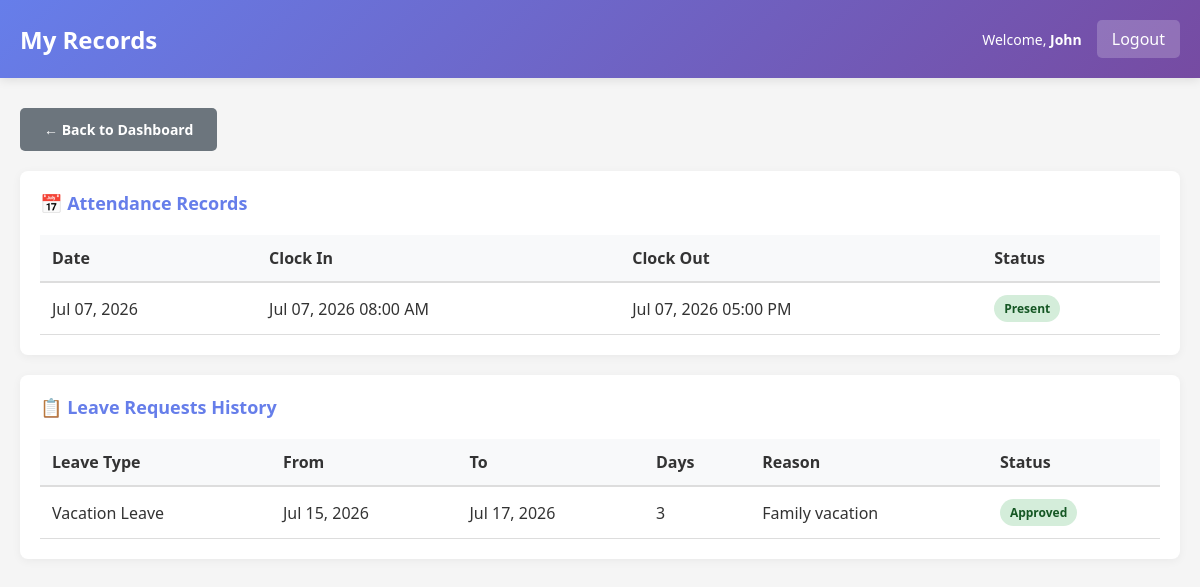
/employee/records.php (signed in), run on the app's committed database.
### tables this page shows
CREATE TABLE employees (
  employee_id INT PRIMARY KEY AUTO_INCREMENT,
  employee_code VARCHAR(20) UNIQUE NOT NULL,
  first_name VARCHAR(50) NOT NULL,
  last_name VARCHAR(50) NOT NULL,
  email VARCHAR(100) UNIQUE NOT NULL,
  phone VARCHAR(20),
  position VARCHAR(100),
  salary DECIMAL(10, 2),
  date_hired DATE,
  status ENUM('active', 'inactive') DEFAULT 'active',
  created_at TIMESTAMP DEFAULT CURRENT_TIMESTAMP,
  updated_at TIMESTAMP DEFAULT CURRENT_TIMESTAMP ON UPDATE CURRENT_TIMESTAMP
);

CREATE TABLE attendance (
  attendance_id INT PRIMARY KEY AUTO_INCREMENT,
  employee_id INT NOT NULL,
  clock_in DATETIME,
  clock_out DATETIME,
  attendance_date DATE,
  status ENUM('present', 'absent', 'late') DEFAULT 'present',
  remarks TEXT,
  created_at TIMESTAMP DEFAULT CURRENT_TIMESTAMP,
  FOREIGN KEY (employee_id) REFERENCES employees(employee_id)
);

CREATE TABLE leave_requests (
  leave_id INT PRIMARY KEY AUTO_INCREMENT,
  employee_id INT NOT NULL,
  leave_type_id INT NOT NULL,
  start_date DATE NOT NULL,
  end_date DATE NOT NULL,
  number_of_days INT,
  reason TEXT,
  status ENUM('pending', 'approved', 'denied') DEFAULT 'pending',
  approved_by INT,
  approved_date DATETIME,
  created_at TIMESTAMP DEFAULT CURRENT_TIMESTAMP,
  updated_at TIMESTAMP DEFAULT CURRENT_TIMESTAMP ON UPDATE CURRENT_TIMESTAMP,
  FOREIGN KEY (employee_id) REFERENCES employees(employee_id),
  FOREIGN KEY (leave_type_id) REFERENCES leave_types(leave_type_id),
  FOREIGN KEY (approved_by) REFERENCES users(user_id)
);

CREATE TABLE leave_types (
  leave_type_id INT PRIMARY KEY AUTO_INCREMENT,
  leave_type_name VARCHAR(50) NOT NULL,
  max_days_per_year INT,
  description TEXT,
  created_at TIMESTAMP DEFAULT CURRENT_TIMESTAMP
);

### includes/functions.php (called while the page is built, shortened)
<?php
function get_employee_info($conn, $employee_id) {
    $result = $conn->query("SELECT * FROM employees WHERE employee_id = $employee_id");
    return $result->fetch_assoc();
}
function format_date($date) {
    return date('M d, Y', strtotime($date));
}
function format_datetime($datetime) {
    return date('M d, Y h:i A', strtotime($datetime));
}
?>

### employee/records.php (the view, shortened to what this page needs)
<?php
require_once '../config/database.php';
require_once '../includes/functions.php';
$employee_id = $_SESSION['employee_id'];
$employee = get_employee_info($conn, $employee_id);
$attendance = $conn->query("SELECT * FROM attendance WHERE employee_id = $employee_id ORDER BY attendance_date DESC")->fetch_all(MYSQLI_ASSOC);
$leaves = $conn->query("SELECT lr.*, lt.leave_type_name FROM leave_requests lr JOIN leave_types lt ON lr.leave_type_id = lt.leave_type_id WHERE lr.employee_id = $employee_id ORDER BY lr.created_at DESC")->fetch_all(MYSQLI_ASSOC);
?>
<!DOCTYPE html>
<html lang="en">
<head>
    <link rel="stylesheet" href="../assets/css/style.css">
</head>
<body>
    <div class="navbar">
        <h2>My Records</h2>
        <div class="navbar-user">
            <span>Welcome, <strong><?php echo htmlspecialchars($employee['first_name']); ?></strong></span>
            <a href="../logout.php">Logout</a>
        </div>
    </div>
    <div class="container">
        <a href="dashboard.php" class="btn btn-secondary" style="margin-bottom: 20px;">← Back to Dashboard</a>
        <div class="table-container">
            <h3>📅 Attendance Records</h3>
            <table>
                <thead>
                    <tr>
                        <th>Date</th>
                        <th>Clock In</th>
                        <th>Clock Out</th>
                        <th>Status</th>
                    </tr>
                </thead>
                <tbody>
                    <?php if (!empty($attendance)): ?>
                        <?php foreach ($attendance as $record): ?>
                        <tr>
                            <td><?php echo format_date($record['attendance_date']); ?></td>
                            <td><?php echo $record['clock_in'] ? format_datetime($record['clock_in']) : '-'; ?></td>
                            <td><?php echo $record['clock_out'] ? format_datetime($record['clock_out']) : '-'; ?></td>
                            <td>
                                <?php if ($record['status'] === 'present'): ?>
                                    <span class="badge badge-success">Present</span>
                                <?php elseif ($record['status'] === 'late'): ?>
                                    <span class="badge badge-warning">Late</span>
                                <?php else: ?>
                                    <span class="badge badge-danger">Absent</span>
                                <?php endif; ?>
                            </td>
                        </tr>
                        <?php endforeach; ?>
                    <?php else: ?>
                    <tr>
                        <td colspan="4" class="text-center">No records found</td>
                    </tr>
                    <?php endif; ?>
                </tbody>
            </table>
        </div>
        <div class="table-container">
            <h3>📋 Leave Requests History</h3>
            <table>
                <thead>
                    <tr>
                        <th>Leave Type</th>
                        <th>From</th>
                        <th>To</th>
                        <th>Days</th>
                        <th>Reason</th>
                        <th>Status</th>
                    </tr>
                </thead>
                <tbody>
                    <?php if (!empty($leaves)): ?>
                        <?php foreach ($leaves as $leave): ?>
                        <tr>
                            <td><?php echo htmlspecialchars($leave['leave_type_name']); ?></td>
                            <td><?php echo format_date($leave['start_date']); ?></td>
                            <td><?php echo format_date($leave['end_date']); ?></td>
                            <td><?php echo $leave['number_of_days']; ?></td>
                            <td><?php echo htmlspecialchars(substr($leave['reason'], 0, 30)); ?></td>
                            <td>
                                <?php if ($leave['status'] === 'approved'): ?>
                                    <span class="badge badge-success">Approved</span>
                                <?php elseif ($leave['status'] === 'denied'): ?>
                                    <span class="badge badge-danger">Denied</span>
                                <?php else: ?>
                                    <span class="badge badge-pending">Pending</span>
                                <?php endif; ?>
                            </td>
                        </tr>
                        <?php endforeach; ?>
                    <?php else: ?>
                    <tr>
                        <td colspan="6" class="text-center">No leave requests</td>
                    </tr>
                    <?php endif; ?>
                </tbody>
            </table>
        </div>
    </div>
</body>
</html>

### assets/css/style.css (style rules this page uses)
* { margin: 0; padding: 0; box-sizing: border-box; }
body { font-family: 'Segoe UI', Tahoma, Geneva, Verdana, sans-serif; background-color: #f5f5f5; color: #333; }
.navbar { background: linear-gradient(135deg, #667eea 0%, #764ba2 100%); color: white; padding: 20px; display: flex; justify-content: space-between; align-items: center; box-shadow: 0 2px 10px rgba(0, 0, 0, 0.1); }
.navbar h2 { font-size: 24px; font-weight: 600; }
.navbar-user { display: flex; gap: 15px; align-items: center; }
.navbar-user span { font-size: 14px; }
.navbar-user a { background: rgba(255, 255, 255, 0.2); color: white; padding: 8px 15px; text-decoration: none; border-radius: 5px; transition: background 0.3s; }
.container { max-width: 1200px; margin: 30px auto; padding: 0 20px; }
.btn { display: inline-block; padding: 12px 24px; border: none; border-radius: 5px; cursor: pointer; font-size: 14px; font-weight: 600; text-decoration: none; transition: all 0.3s; }
.btn-secondary { background: #6c757d; color: white; }
.table-container { background: white; border-radius: 8px; padding: 20px; margin-bottom: 20px; box-shadow: 0 2px 10px rgba(0, 0, 0, 0.05); }
.table-container h3 { color: #667eea; margin-bottom: 20px; font-size: 18px; }
table { width: 100%; border-collapse: collapse; }
table thead { background-color: #f8f9fa; border-bottom: 2px solid #ddd; }
table th { padding: 12px; text-align: left; font-weight: 600; color: #333; }
table td { padding: 12px; border-bottom: 1px solid #ddd; }
.badge { display: inline-block; padding: 5px 10px; border-radius: 20px; font-size: 12px; font-weight: 600; }
.badge-success { background-color: #d4edda; color: #155724; }

### data on the page
employees: first_name "John"
attendance: attendance_date "Jul 07, 2026", clock_in "Jul 07, 2026 08:00 AM", clock_out "Jul 07, 2026 05:00 PM", status "Present"
leave_requests: leave_type.leave_type_name "Vacation Leave", start_date "Jul 15, 2026", end_date "Jul 17, 2026", number_of_days "3", reason "Family vacation", status "Approved"
